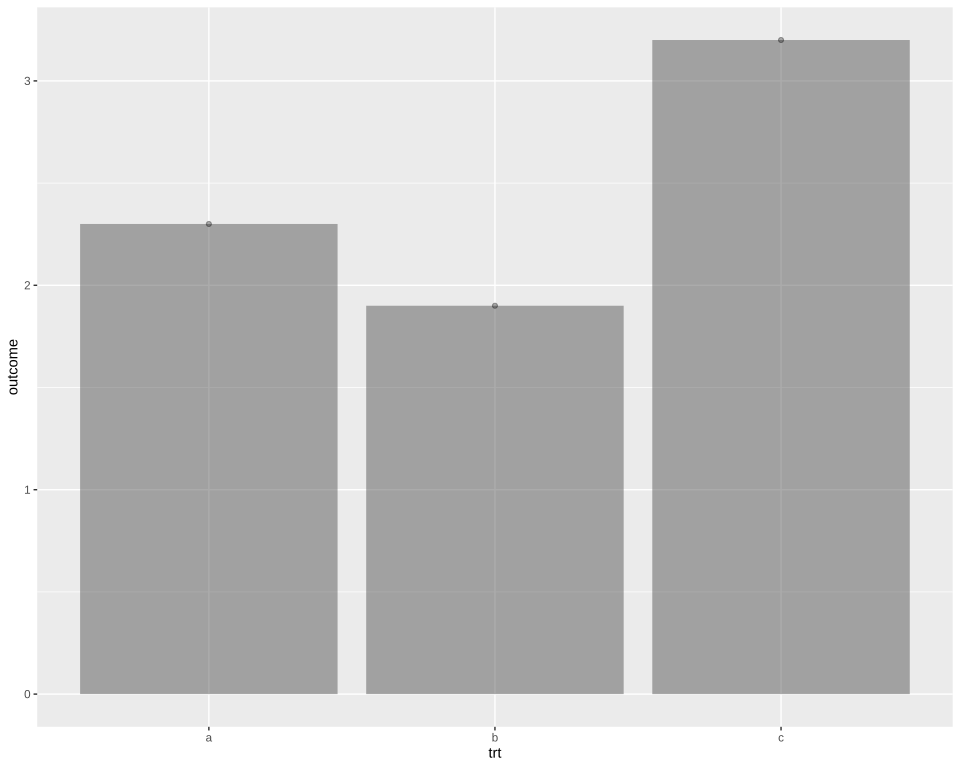

This figure's R source:
# The plot test/golden/alpha.svg draws, drawn by ggplot2 itself, as ggplot2's own visual tests draw
# their snapshots: the independent check on that golden whenever it changes. The suite never runs
# this; it needs R, ggplot2 and vdiffr, which Docker's r-base image installs. From the repository's
# root:
#
#   docker run --rm -v "$PWD/test/golden":/golden:ro r-base:latest bash -c \
#     'apt-get update -qq && apt-get install -y -qq r-cran-ggplot2 r-cran-vdiffr >/dev/null 2>&1 &&
#      Rscript /golden/alpha.R' > alpha.ggplot2.svg
#
# and compare the two drawings element by element, as test/golden/point.R describes:
#
#   elements() { grep -E "^<(rect x|circle|polygon|polyline|text)" "$1" |
#     sed -e 's/font-family: [^;]*;//' -e 's/ stroke: #000000;//' -e 's/ fill: none;//'; }
#   diff <(elements alpha.ggplot2.svg) <(elements test/golden/alpha.svg)
#
# geom_col()'s reference-page example with alpha set on two layers: columns half opaque in their
# fill alone, and points a third opaque in outline and fill, which svglite writes as R holds a
# colour's alpha, in 255ths (85 of them, 0.33). First checked with ggplot2 4.0.3 and vdiffr 1.0.9:
# every element and clip path matches but svglite's around the whole drawing, and the one
# departure is test/golden/point.R's, the x axis drawn before the y.

library(ggplot2)

df <- data.frame(trt = c("a", "b", "c"), outcome = c(2.3, 1.9, 3.2))
plot <- ggplot(df, aes(trt, outcome)) +
  geom_col(alpha = 0.5) +
  geom_point(alpha = 1 / 3) +
  theme_gray()

file <- tempfile(fileext = ".svg")
vdiffr::write_svg(plot, file)
cat(readLines(file), sep = "\n")
